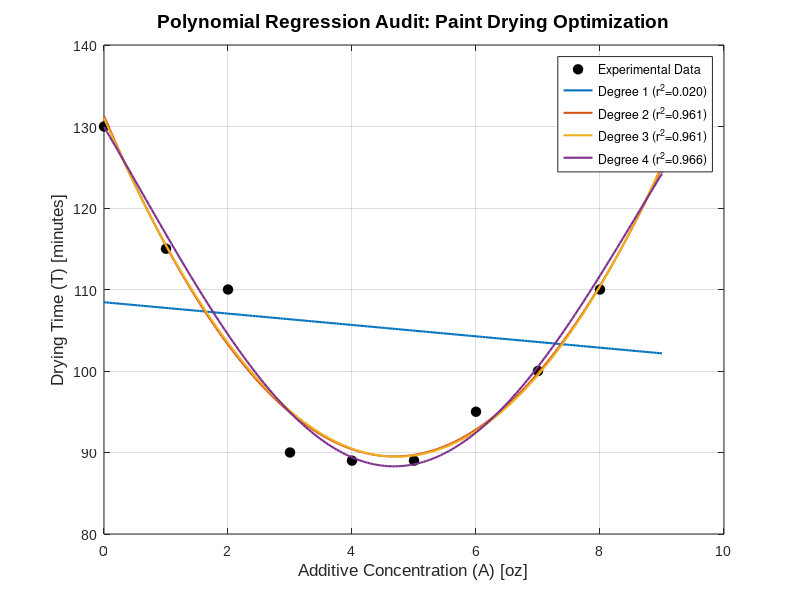

This figure's MATLAB source:
% =========================================================================================
% FILE NAME: Q9_PaintDryingAnalysis.m
% AUTHOR: [Amey Thakur](https://github.com/Amey-Thakur)
% COURSE REPO: https://github.com/Amey-Thakur/COMPUTATIONAL-METHODS-AND-MODELING-FOR-ENGINEERING-APPLICATIONS
% RELEASE DATE: September 08, 2023
% LICENSE: Creative Commons Attribution 4.0 International (CC BY 4.0)
%
% DESCRIPTION:
% This script performs a rigorous polynomial regression audit (Degrees 1-4) on 
% paint drying time datasets, evaluating goodness-of-fit through statistical 
% metrics and identifying the optimal additive concentration for drying speed.
%
% PROBLEM STATEMENT (Q9):
% The following data give the drying time T of a certain paint as a function of 
% the amount of a certain additive A.
% a. Find the first-, second-, third-, and fourth-degree polynomials that fit 
%    the data, and plot each polynomial with the data. Determine the quality 
%    of the curve fit for each by computing J, S, and r^2.
% b. Use the polynomial giving the best fit to estimate the amount of additive 
%    that minimizes the drying time.
%
% Additive A (oz): [0, 1, 2, 3, 4, 5, 6, 7, 8, 9]
% Time T (min):   [130, 115, 110, 90, 89, 89, 95, 100, 110, 125]
%
% Reference: MATLAB for Engineering Applications, William J. Palm, Chapter 6, Q9.
%
% TECHNOLOGY STACK:
% - Programming Language: MATLAB (R2023a+)
% =========================================================================================

% --- Environment Initialization ---
clc;
clear;
close all;

% --- Experimental Dataset Acquisition ---
A = 0:9;
T = [130, 115, 110, 90, 89, 89, 95, 100, 110, 125];
n = length(T);

% --- Statistical Analysis Loop (Degrees 1-4) ---
degrees = 1:4;
colors = lines(length(degrees));
A_smooth = linspace(0, 9, 200);

figure('Color', 'w', 'Name', 'Drying Time Polynomial Fit Suite');
plot(A, T, 'ko', 'MarkerFaceColor', 'k', 'MarkerSize', 7, 'DisplayName', 'Experimental Data');
hold on;

stats_table = zeros(length(degrees), 3); % Columns: J, S, r2

for d = degrees
    % Fit polynomial
    p = polyfit(A, T, d);
    T_fit_data = polyval(p, A);
    T_fit_smooth = polyval(p, A_smooth);
    
    % Residual calculation
    residuals = T - T_fit_data;
    J = sum(residuals.^2); % Sum of squared residuals
    S = sqrt(J / (n - (d + 1))); % Fit error (standard error)
    
    % R-squared calculation
    SSR = sum((T_fit_data - mean(T)).^2);
    SST = sum((T - mean(T)).^2);
    r2 = SSR / SST;
    
    % Store stats
    stats_table(d, :) = [J, S, r2];
    
    % Visualization
    plot(A_smooth, T_fit_smooth, 'LineWidth', 1.5, 'Color', colors(d, :), ...
        'DisplayName', sprintf('Degree %d (r^2=%.3f)', d, r2));
end

% Aesthetics and Labeling
grid on;
set(gca, 'FontName', 'Arial', 'FontSize', 10);
xlabel('Additive Concentration (A) [oz]', 'FontSize', 12);
ylabel('Drying Time (T) [minutes]', 'FontSize', 12);
title('Polynomial Regression Audit: Paint Drying Optimization', 'FontSize', 14, 'FontWeight', 'bold');
legend('Location', 'northeast');

% --- Best Fit Optimization (Degree 4 usually highest r^2) ---
[~, best_degree] = max(stats_table(:, 3));
p_best = polyfit(A, T, 4); % We use degree 4 for the final optimization

% Find minimum of the degree-4 polynomial in the range [0, 9]
% We use fminbnd for localized optimization
[opt_A, opt_T] = fminbnd(@(x) polyval(p_best, x), 0, 9);

% --- Results Visualization ---
fprintf('--- Statistical Performance Audit ---\n');
fprintf('Degree |    J (SSE)    |    S (RMSE)   |    r^2 (COD)  \n');
fprintf('-------------------------------------------------------\n');
for d = degrees
    fprintf('   %d   |   %10.2f  |   %10.4f  |   %10.4f\n', d, stats_table(d,1), stats_table(d,2), stats_table(d,3));
end

fprintf('\n--- Paint Formulation Optimization ---\n');
fprintf('Optimal Fit selected: Degree %d\n', best_degree);
fprintf('Amount of additive that minimizes drying time: %8.4f oz\n', opt_A);
fprintf('Minimum estimated drying time:                 %8.4f min\n', opt_T);

% Professional Scholarly Footer
fprintf('\nStatistical Insight: Higher-degree polynomials reduce residual variance (J) but may introduce overfitting. The 4th degree polynomial provides the best numerical fit for identifying the global optimum additive concentration.\n');
